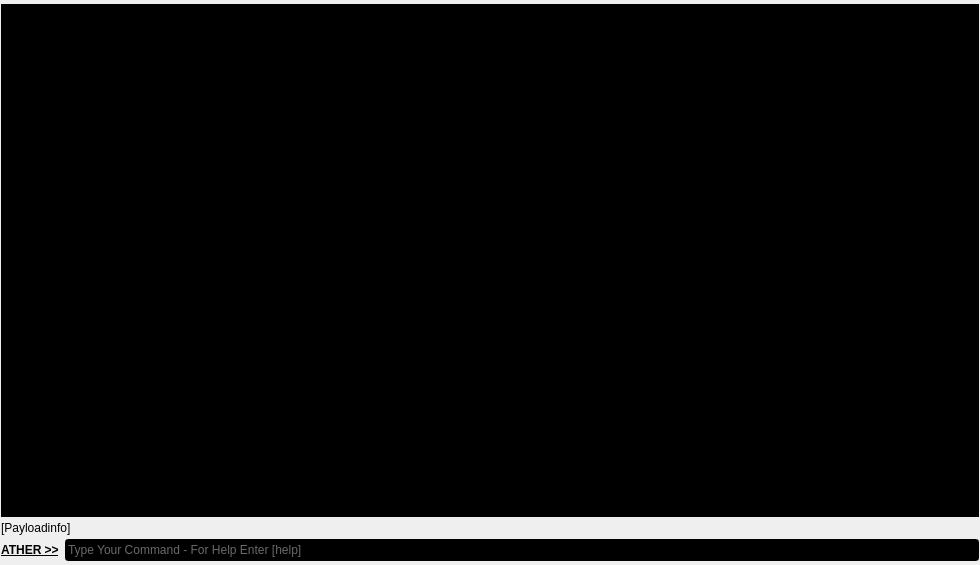
<?xml version="1.0" encoding="UTF-8"?>
<ui version="4.0">
 <class>interactTab</class>
 <widget class="QWidget" name="interactTab">
  <property name="geometry">
   <rect>
    <x>0</x>
    <y>0</y>
    <width>980</width>
    <height>565</height>
   </rect>
  </property>
  <property name="windowTitle">
   <string>Form</string>
  </property>
  <property name="styleSheet">
   <string notr="true"/>
  </property>
  <layout class="QGridLayout" name="gridLayout">
   <property name="leftMargin">
    <number>1</number>
   </property>
   <property name="topMargin">
    <number>4</number>
   </property>
   <property name="rightMargin">
    <number>1</number>
   </property>
   <property name="bottomMargin">
    <number>4</number>
   </property>
   <property name="verticalSpacing">
    <number>4</number>
   </property>
   <item row="3" column="1">
    <widget class="QLineEdit" name="InteractLineEdit">
     <property name="styleSheet">
      <string notr="true">background-color: black;
color:rgba(255,255,255,210)</string>
     </property>
     <property name="text">
      <string/>
     </property>
     <property name="placeholderText">
      <string>Type Your Command - For Help Enter [help]</string>
     </property>
    </widget>
   </item>
   <item row="0" column="0" colspan="2">
    <widget class="QTextEdit" name="interactTextEdit">
     <property name="font">
      <font>
       <family>Ubuntu</family>
       <stylestrategy>PreferDefault</stylestrategy>
      </font>
     </property>
     <property name="styleSheet">
      <string notr="true">background-color: black;
color:rgba(255,255,255,210)</string>
     </property>
     <property name="undoRedoEnabled">
      <bool>false</bool>
     </property>
     <property name="readOnly">
      <bool>true</bool>
     </property>
     <property name="html">
      <string>&lt;!DOCTYPE HTML PUBLIC &quot;-//W3C//DTD HTML 4.0//EN&quot; &quot;http://www.w3.org/TR/REC-html40/strict.dtd&quot;&gt;
&lt;html&gt;&lt;head&gt;&lt;meta name=&quot;qrichtext&quot; content=&quot;1&quot; /&gt;&lt;style type=&quot;text/css&quot;&gt;
p, li { white-space: pre-wrap; }
&lt;/style&gt;&lt;/head&gt;&lt;body style=&quot; font-family:'Ubuntu'; font-size:11pt; font-weight:400; font-style:normal;&quot;&gt;
&lt;p style=&quot;-qt-paragraph-type:empty; margin-top:0px; margin-bottom:0px; margin-left:0px; margin-right:0px; -qt-block-indent:0; text-indent:0px;&quot;&gt;&lt;br /&gt;&lt;/p&gt;&lt;/body&gt;&lt;/html&gt;</string>
     </property>
    </widget>
   </item>
   <item row="2" column="0" colspan="2">
    <widget class="QLabel" name="SessionInfoLable">
     <property name="text">
      <string>[Payloadinfo]</string>
     </property>
    </widget>
   </item>
   <item row="3" column="0">
    <widget class="QLabel" name="InteractLable">
     <property name="font">
      <font>
       <weight>75</weight>
       <bold>true</bold>
       <underline>true</underline>
      </font>
     </property>
     <property name="text">
      <string>ATHER &gt;&gt;</string>
     </property>
    </widget>
   </item>
  </layout>
 </widget>
 <resources/>
 <connections/>
</ui>
